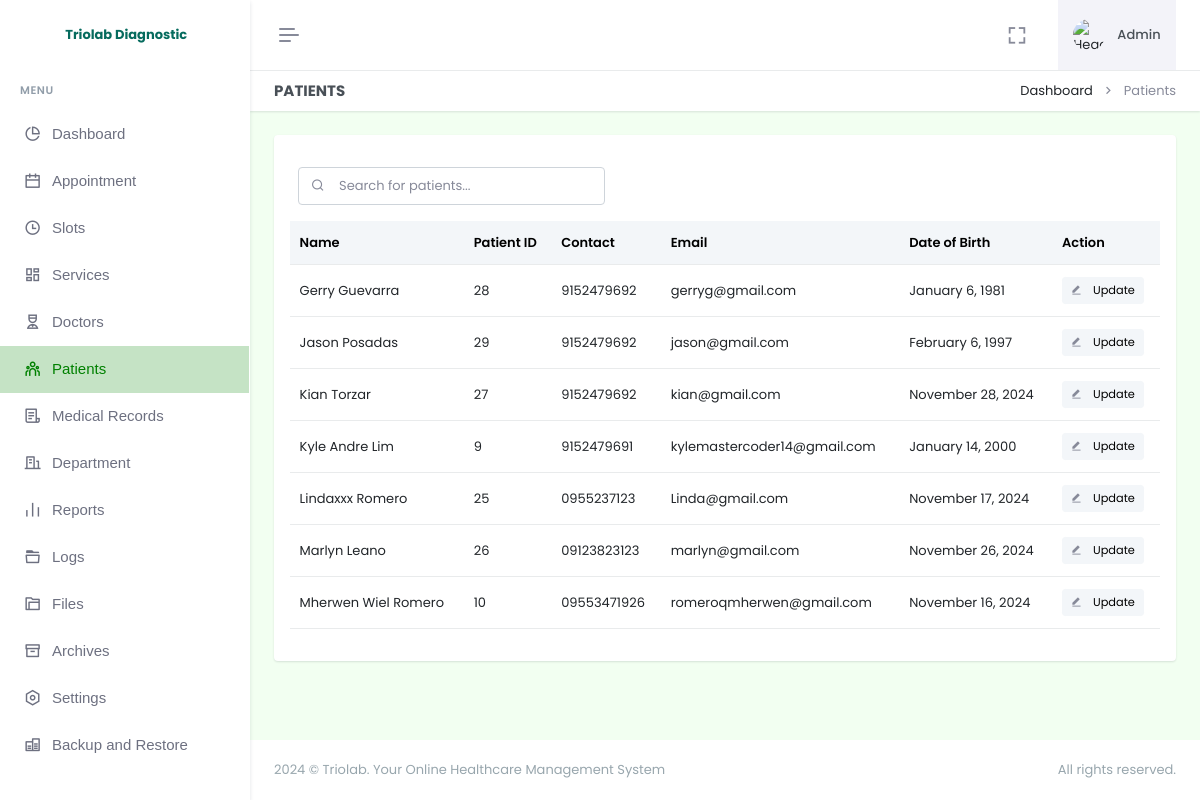
Page /admin/patients.php (signed in) on the committed database.
### tables this page shows
CREATE TABLE `patient` (
  `id` int(11) NOT NULL AUTO_INCREMENT,
  `firstname` varchar(255) NOT NULL,
  `lastname` varchar(255) NOT NULL,
  `age` varchar(255) NOT NULL,
  `sex` varchar(255) NOT NULL,
  `email` varchar(255) NOT NULL,
  `dob` varchar(255) DEFAULT NULL,
  `birthplace` varchar(255) DEFAULT NULL,
  `contact` varchar(255) DEFAULT NULL,
  `password` varchar(255) NOT NULL,
  `province` varchar(255) DEFAULT NULL,
  `city` varchar(255) DEFAULT NULL,
  `barangay` varchar(255) DEFAULT NULL,
  `street` varchar(255) DEFAULT NULL,
  `date_added` timestamp NOT NULL DEFAULT current_timestamp(),
  PRIMARY KEY (`id`)
);

### admin/patients.php (the view, shortened to what this page needs)
<!doctype html>
<html lang="en" data-layout="vertical" data-topbar="light" data-sidebar="light" data-sidebar-size="lg" data-sidebar-image="none" data-preloader="disable" data-theme="default" data-theme-colors="green">
<head>
    <link rel="stylesheet" href="https://cdn.jsdelivr.net/npm/flatpickr/dist/flatpickr.min.css">
    <link href="assets/css/bootstrap.min.css" rel="stylesheet" type="text/css" />
    <link href="assets/css/icons.min.css" rel="stylesheet" type="text/css" />
    <link href="assets/css/app.min.css" rel="stylesheet" type="text/css" />
    <link href="assets/css/custom.min.css" rel="stylesheet" type="text/css" />
    <link rel="stylesheet" href="assets/css/sweetalert.css">
</head>
<body style="background-color: #F2FFF1">
    <div id="layout-wrapper">
        <?php require "header.php"; ?>
        <?php require "sidebar.php" ?>
        <div class="main-content">
            <div class="page-content">
                <div class="container-fluid">
                    <div class="row">
                        <div class="col-12">
                            <div class="page-title-box d-sm-flex align-items-center justify-content-between bg-galaxy-transparent">
                                <h4 class="mb-sm-0">Patients</h4>
                                <div class="page-title-right">
                                    <ol class="breadcrumb m-0">
                                        <li class="breadcrumb-item"><a href="index.php">Dashboard</a></li>
                                        <li class="breadcrumb-item active">Patients</li>
                                    </ol>
                                </div>
                            </div>
                        </div>
                    </div>
                    <div class="row">
                        <div class="col-12">
                            <div class="card">
                                <div class="card-body">
                                    <div class="d-flex justify-content-sm-start">
                                        <div class="search-box ms-2 mt-3 mb-3">
                                            <input type="text" id="searchInput" class="form-control" placeholder="Search for patients..." onkeyup="searchTable()">
                                            <i class="ri-search-line search-icon"></i>
                                        </div>
                                    </div>
                                    <table class="table align-middle table-nowrap" id="patientTable">
                                        <thead class="table-light">
                                            <tr>
                                                <th>Name</th>
                                                <th>Patient ID</th>
                                                <th>Contact</th>
                                                <th>Email</th>
                                                <th>Date of Birth</th>
                                                <th>Action</th>
                                            </tr>
                                        </thead>
                                        <tbody class="list">
                                            <?php
                                            $selectPatient = $pdo->prepare("
                                                SELECT *
                                                FROM patient
                                                ORDER BY firstname ASC
                                            ");
                                            $selectPatient->execute();
                                            if ($selectPatient->rowCount() > 0) {
                                                while ($row = $selectPatient->fetch(PDO::FETCH_ASSOC)) {
                                                    $fullname = htmlspecialchars($row['firstname']) . " " . htmlspecialchars($row['lastname']);
                                                    $formattedDate = date("F j, Y", strtotime($row['dob']));
                                            ?>
                                                    <tr>
                                                        <td><?= $fullname; ?></td>
                                                        <td><?= htmlspecialchars($row['id']); ?></td>
                                                        <td><?= htmlspecialchars($row['contact']); ?></td>
                                                        <td><?= htmlspecialchars($row['email']); ?></td>
                                                        <td><?= $formattedDate; ?></td>
                                                        <td>
                                                            <a href="#" class="btn btn-light btn-sm edit-btn" data-bs-toggle="modal" data-bs-target="#editPatient"
                                                                data-patient-id="<?= htmlspecialchars($row['id']); ?>"
                                                                data-firstname="<?= htmlspecialchars($row['firstname']); ?>"
                                                                data-lastname="<?= htmlspecialchars($row['lastname']); ?>"
                                                                data-email="<?= htmlspecialchars($row['email']); ?>"
                                                                data-contact="<?= htmlspecialchars($row['contact']); ?>"
                                                                data-dob="<?= htmlspecialchars($row['dob']); ?>"
                                                                data-province="<?= htmlspecialchars($row['province']); ?>"
                                                                data-city="<?= htmlspecialchars($row['city']); ?>"
                                                                data-barangay="<?= htmlspecialchars($row['barangay']); ?>"
                                                                data-street="<?= htmlspecialchars($row['street']); ?>">
                                                                <i class="ri-edit-fill align-bottom me-2 text-muted"></i> Update
                                                            </a>
                                                        </td>
                                                    </tr>
                                                <?php
                                                }
                                            }
                                            ?>
                                        </tbody>
                                    </table>
                                </div>
                            </div>
                        </div>
                    </div>
                </div>
            </div>
            <?php require "footer.php"; ?>
        </div>
    </div>
</body>
</html>

### rows in the picture
patient: fullname "Gerry Guevarra", id "28", contact "9152479692", email "gerryg@gmail.com", dob "January 6, 1981"
patient: fullname "Jason Posadas", id "29", contact "9152479692", email "jason@gmail.com", dob "February 6, 1997"
patient: fullname "Kian Torzar", id "27", contact "9152479692", email "kian@gmail.com", dob "November 28, 2024"
patient: fullname "Kyle Andre Lim", id "9", contact "9152479691", email "kylemastercoder14@gmail.com", dob "January 14, 2000"
patient: fullname "Lindaxxx Romero", id "25", contact "0955237123", email "Linda@gmail.com", dob "November 17, 2024"
patient: fullname "Marlyn Leano", id "26", contact "09123823123", email "marlyn@gmail.com", dob "November 26, 2024"
patient: fullname "Mherwen Wiel Romero", id "10", contact "09553471926", email "romeroqmherwen@gmail.com", dob "November 16, 2024"
